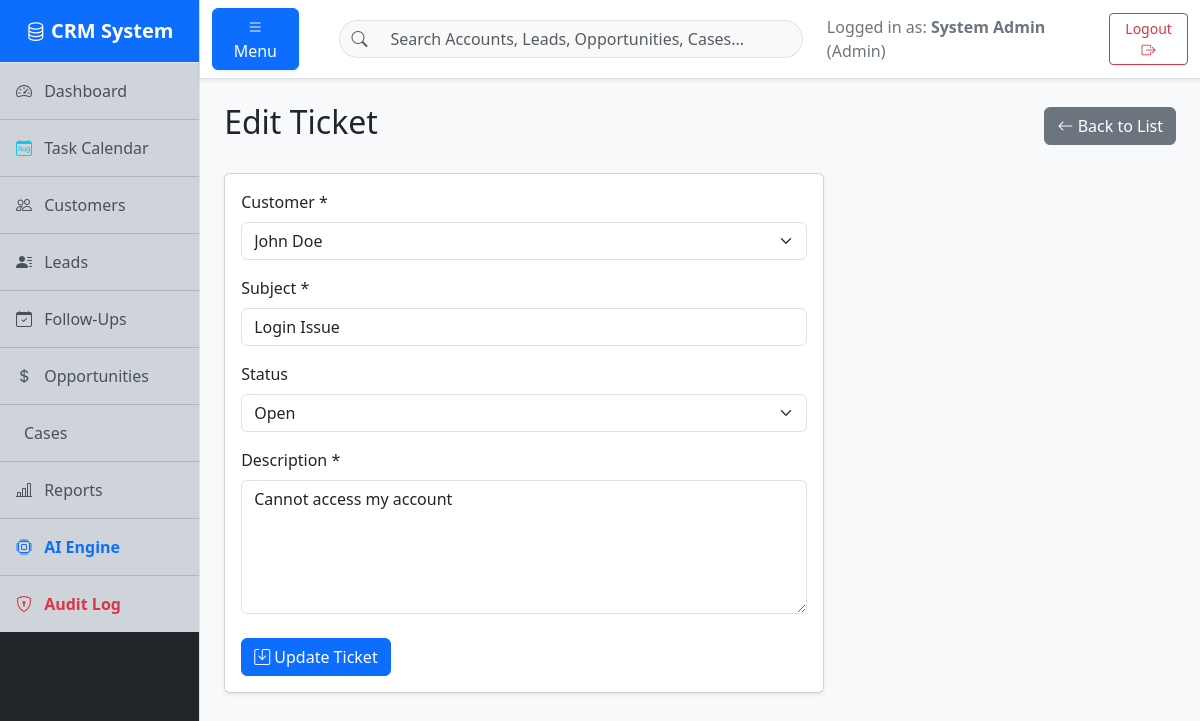
The page /pages/ticket_edit.php?id=1 (signed in) on the database its author committed.
### tables this page shows
CREATE TABLE IF NOT EXISTS SupportTickets (
    id INT AUTO_INCREMENT PRIMARY KEY,
    customer_id INT NOT NULL,
    subject VARCHAR(150) NOT NULL,
    description TEXT NOT NULL,
    status ENUM('Open', 'In Progress', 'Resolved', 'Closed') DEFAULT 'Open',
    created_at TIMESTAMP DEFAULT CURRENT_TIMESTAMP,
    FOREIGN KEY (customer_id) REFERENCES Customers(id) ON DELETE CASCADE
);

CREATE TABLE IF NOT EXISTS Customers (
    id INT AUTO_INCREMENT PRIMARY KEY,
    first_name VARCHAR(50) NOT NULL,
    last_name VARCHAR(50) NOT NULL,
    email VARCHAR(100) NOT NULL UNIQUE,
    phone VARCHAR(20) NOT NULL,
    address TEXT,
    created_at TIMESTAMP DEFAULT CURRENT_TIMESTAMP
);

### pages/ticket_edit.php (the view, shortened to what this page needs)
<?php
require '../config/db.php';
include '../includes/header.php';
$id = $_GET['id'] ?? 0;
$stmt = $pdo->prepare("SELECT * FROM SupportTickets WHERE id = ?");
$stmt->execute([$id]);
$ticket = $stmt->fetch();
$customers = $pdo->query("SELECT id, first_name, last_name FROM Customers ORDER BY first_name ASC")->fetchAll();
?>
<div class="d-flex justify-content-between align-items-center mb-4">
    <h2>Edit Ticket</h2>
    <a href="tickets.php" class="btn btn-secondary"><i class="bi bi-arrow-left"></i> Back to List</a>
</div>
<div class="card shadow-sm max-w-sm" style="max-width: 600px;">
    <div class="card-body">
        <form method="POST" action="">
            <div class="mb-3">
                <label class="form-label">Customer *</label>
                <select name="customer_id" class="form-select" required>
                    <?php foreach($customers as $c): ?>
                        <option value="<?= $c['id'] ?>" <?= (($ticket['customer_id'] ?? '') == $c['id']) ? 'selected' : '' ?>>
                            <?= htmlspecialchars($c['first_name'] . ' ' . $c['last_name']) ?>
                        </option>
                    <?php endforeach; ?>
                </select>
            </div>
            <div class="mb-3">
                <label class="form-label">Subject *</label>
                <input type="text" name="subject" class="form-control" required value="<?= htmlspecialchars($_POST['subject'] ?? $ticket['subject']) ?>">
            </div>
            <div class="mb-3">
                <label class="form-label">Status</label>
                <?php $t_status = $_POST['status'] ?? $ticket['status']; ?>
                <select name="status" class="form-select">
                    <option value="Open" <?= ($t_status == 'Open') ? 'selected' : '' ?>>Open</option>
                </select>
            </div>
            <div class="mb-4">
                <label class="form-label">Description *</label>
                <textarea name="description" class="form-control" rows="5" required><?= htmlspecialchars($_POST['description'] ?? $ticket['description']) ?></textarea>
            </div>
            <button type="submit" class="btn btn-primary"><i class="bi bi-save"></i> Update Ticket</button>
        </form>
    </div>
</div>
<?php include '../includes/footer.php'; ?>

### css/style.css (style rules this page uses)
body { background-color: #f8f9fc; }

### rows shown on the page
supporttickets: customer_id "John Doe", subject "Login Issue", status "Open", description "Cannot access my account"

### other values the page prints
$_SESSION['user_name'] "System Admin"
$_SESSION['user_role'] "Admin"
